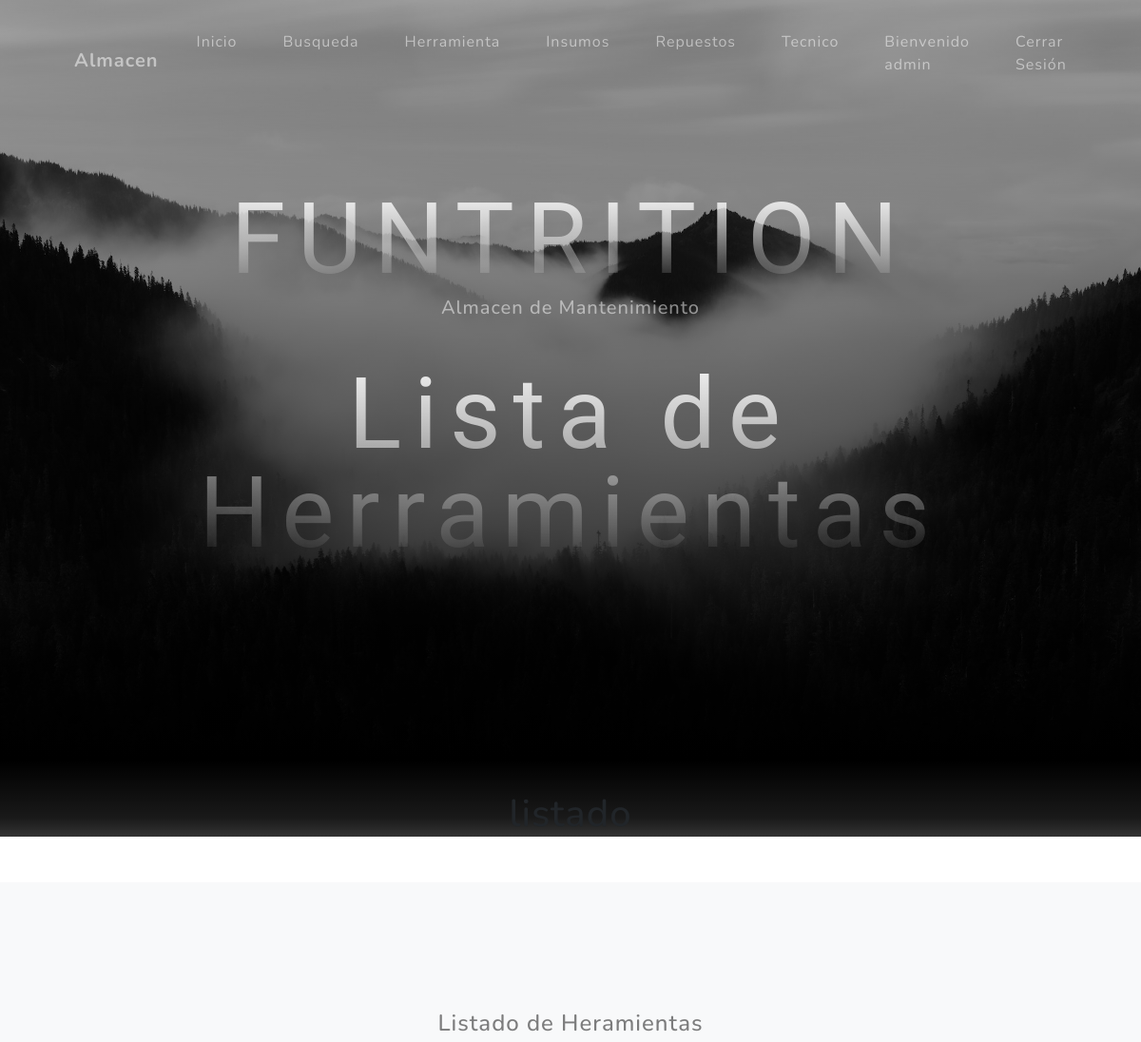
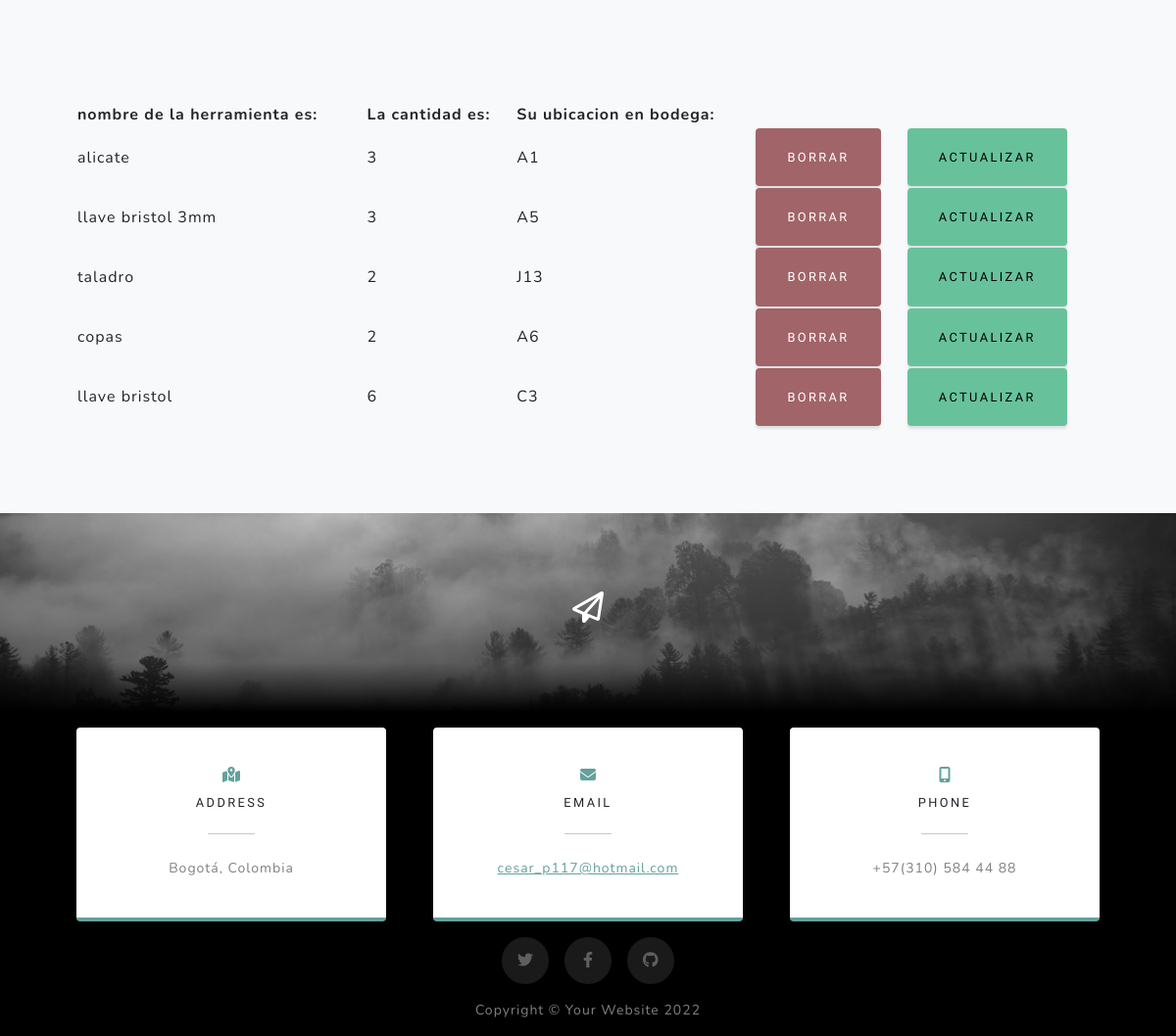
/AppMaquina/leerherramienta/ (signed in), run on the app's committed database (2 pictures, top to bottom).
### AppMaquina/models.py (models this page shows)
class Herramienta(models.Model):
    nombre = models.CharField(max_length=50)
    cantidad = models.IntegerField()
    ubicacion = models.CharField(max_length=50)
    def __str__(self) -> str:
        return self.nombre+" "+ str(self.cantidad)+" "+ self.ubicacion

### AppMaquina/views.py (the view)
# urls.py: path('leerherramienta/', leerHerramienta, name = "leerHerramienta"),
@login_required
def leerHerramienta(request):
    herram = Herramienta.objects.all()
    print(herram)
    return render(request, "AppMaquina/leerHerramienta.html", {"herramientas": herram})

### AppMaquina/templates/AppMaquina/leerHerramienta.html (shortened to what this page needs)
{% extends "AppMaquina/padre.html" %}
{% load static %}
{% block titulo %}
<h1>Lista de Herramientas</h1>
{% endblock %}
{% block algo %}
<h1 class="mb-5">listado</h1>
{% endblock %}
{% block algomas %}
<h4 class="text-black-50" style="text-align: center;">Listado de Heramientas</h4>
<table>
    <tr>
        <th>nombre de la herramienta es:</th>
        <th>La cantidad es:</th>
        <th>Su ubicacion en bodega: </th>
        <th> </th>
        <th> </th>
    </tr>
    {% for indice in herramientas %}
    <tr>
        <td>{{ indice.nombre }}</td>
        <td> {{ indice.cantidad }}</td>
        <td>{{ indice.ubicacion }}</td>
        <td><a class="btn btn-danger" href="{% url 'eliminarHerra' indice.id %}">Borrar</a></td>
        <td><a class="btn btn-success" href="{% url 'editarHerra' indice.id %}">Actualizar</a></td>
    </tr>
        <br>
        <br>
    {% endfor %}
</table>
{% endblock %}

### AppMaquina/templates/AppMaquina/padre.html (shortened to what this page needs)
<!DOCTYPE html>
<html lang="en">
    <head>
        {% load static %}
        <link href="{% static 'AppMaquina/css/styles.css' %}" rel="stylesheet" />
    </head>
    <body id="page-top">
        <nav class="navbar navbar-expand-lg navbar-light fixed-top" id="mainNav">
            <div class="container px-4 px-lg-5">
                <a class="navbar-brand" href="{% url 'inicio' %}">Almacen </a>
                <div class="collapse navbar-collapse" id="navbarResponsive">
                    <ul class="navbar-nav ms-auto">
                        <li class="nav-item"><a class="nav-link" href="{% url 'inicio' %}"          >Inicio</a></li>
                        {% if user.is_authenticated %}
                        <li class="nav-item"><a class="nav-link" href="{% url 'busqueda' %}"   >Busqueda</a></li>
                        <li class="nav-item"><a class="nav-link" href="{% url 'herramienta' %}"     >Herramienta</a></li>
                        <li class="nav-item"><a class="nav-link" href="{% url 'insumos' %}"         >Insumos</a></li>
                        <li class="nav-item"><a class="nav-link" href="{% url 'repuestos' %}"       >Repuestos</a></li>
                        <li class="nav-item"><a class="nav-link" href="{% url 'tecnico' %}"         >Tecnico</a></li>
                        <li class="nav-item"> <p class="nav-link"                                   >Bienvenido {{ user.username }}</p></li>
                        <li class="nav-item"><a class="nav-link" href="{% url 'logout' %}"          >Cerrar Sesión</a></li>
                        {% else %}
                        <li class="nav-item"><a class="nav-link" href="{% url 'login' %}"           >Iniciar Sesión</a></li>
                        {% endif %}
                    </ul>
                </div>
            </div>
        </nav>
        <header class="masthead">
            <div class="container px-4 px-lg-5 d-flex h-100 align-items-center justify-content-center">
                <div class="d-flex justify-content-center">
                    <div class="text-center">
                        <h1 class="mx-auto my-0 text-uppercase">Funtrition</h1>
                        <h2 class="text-white-50 mx-auto mt-2 mb-5">Almacen de Mantenimiento</h2>
                        {% block titulo %}
                        {% endblock %}
                    </div>
                </div>
            </div>
        </header>
        <section class="about-section text-center" id="about">
            {% block algo %}
            {% endblock %}
        </section>
        <section class="projects-section bg-light" id="projects">
            <div class="container px-4 px-lg-5">
                <div class="row gx-0 mb-4 mb-lg-5 align-items-center">
                    {% block algomas %}
                    {% endblock %}
                </div>
            </div>
        </section>
        <section class="signup-section" id="signup">
            <div class="container px-4 px-lg-5">
                <div class="row gx-4 gx-lg-5">
                    <div class="col-md-10 col-lg-8 mx-auto text-center">
                        <i class="far fa-paper-plane fa-2x mb-2 text-white"></i>
                    </div>
                </div>
            </div>
        </section>
        <section class="contact-section bg-black">
            <div class="container px-4 px-lg-5">
                <div class="row gx-4 gx-lg-5">
                    <div class="col-md-4 mb-3 mb-md-0">
                        <div class="card py-4 h-100">
                            <div class="card-body text-center">
                                <i class="fas fa-map-marked-alt text-primary mb-2"></i>
                                <h4 class="text-uppercase m-0">Address</h4>
                                <hr class="my-4 mx-auto" />
                                <div class="small text-black-50">Bogotá, Colombia</div>
                            </div>
                        </div>
                    </div>
                    <div class="col-md-4 mb-3 mb-md-0">
                        <div class="card py-4 h-100">
                            <div class="card-body text-center">
                                <i class="fas fa-envelope text-primary mb-2"></i>
                                <h4 class="text-uppercase m-0">Email</h4>
                                <hr class="my-4 mx-auto" />
                                <div class="small text-black-50"><a href="#!">cesar_p117@hotmail.com</a></div>
                            </div>
                        </div>
                    </div>
                    <div class="col-md-4 mb-3 mb-md-0">
                        <div class="card py-4 h-100">
                            <div class="card-body text-center">
                                <i class="fas fa-mobile-alt text-primary mb-2"></i>
                                <h4 class="text-uppercase m-0">Phone</h4>
                                <hr class="my-4 mx-auto" />
                                <div class="small text-black-50">+57(310) 584 44 88</div>
                            </div>
                        </div>
                    </div>
                </div>
                <div class="social d-flex justify-content-center">
                    <a class="mx-2" href="#!"><i class="fab fa-twitter"></i></a>
                    <a class="mx-2" href="#!"><i class="fab fa-facebook-f"></i></a>
                    <a class="mx-2" href="#!"><i class="fab fa-github"></i></a>
                </div>
            </div>
        </section>
        <footer class="footer bg-black small text-center text-white-50"><div class="container px-4 px-lg-5">Copyright &copy; Your Website 2022</div></footer>
    </body>
</html>

### data on the page
Herramienta: nombre "alicate", cantidad "3", ubicacion "A1"
Herramienta: nombre "llave bristol 3mm", cantidad "3", ubicacion "A5"
Herramienta: nombre "taladro", cantidad "2", ubicacion "J13"
Herramienta: nombre "copas", cantidad "2", ubicacion "A6"
Herramienta: nombre "llave bristol", cantidad "6", ubicacion "C3"

### other printed values
{{ user.username }} "admin"
